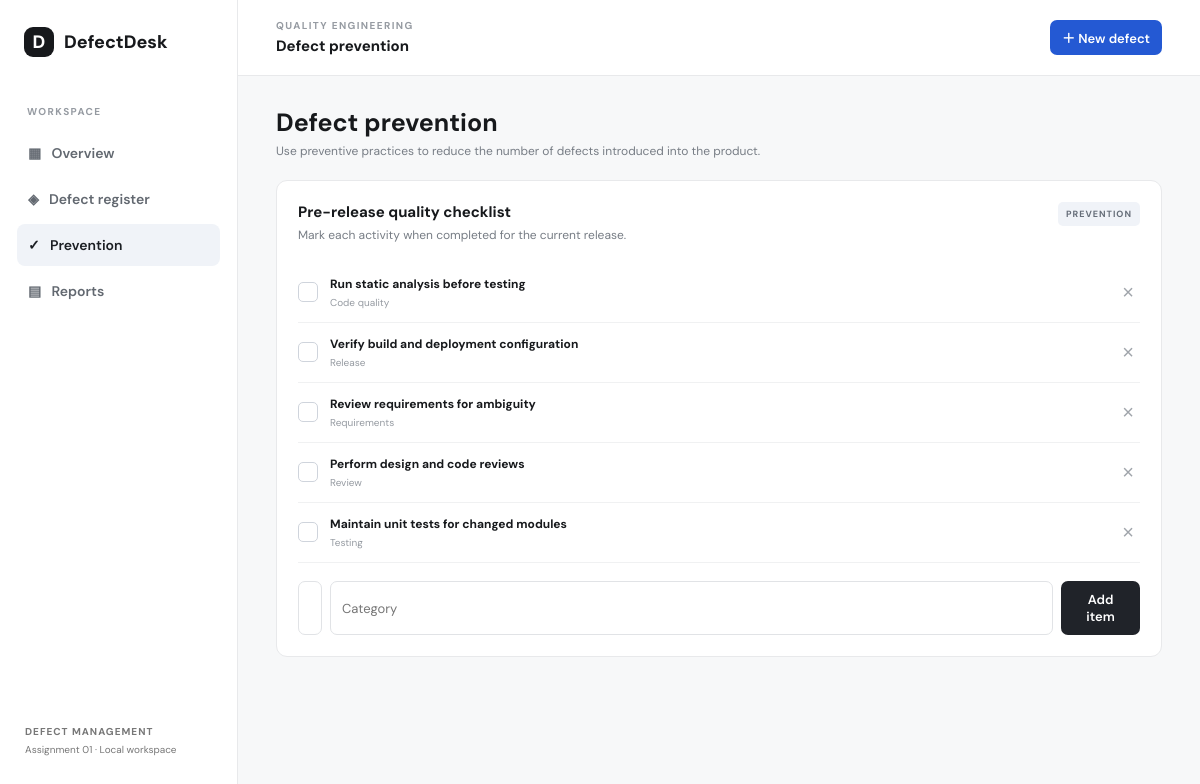
Screenshot of /prevention with the database file from the repository.
### tables this page shows
CREATE TABLE prevention (
            id INTEGER PRIMARY KEY AUTOINCREMENT,
            item TEXT NOT NULL, category TEXT NOT NULL,
            completed INTEGER NOT NULL DEFAULT 0, note TEXT DEFAULT '',
            created_at TEXT NOT NULL
        );

### app.py (the view, shortened to what this page needs)
@app.route('/prevention', methods=['GET','POST'])
def prevention():
    with db() as con:
        items=con.execute('SELECT * FROM prevention ORDER BY category,id').fetchall()
    return render_template('prevention.html', items=items)

### app.py (called while the page is built)
def db():
    con = sqlite3.connect(DB)
    con.row_factory = sqlite3.Row
    con.execute('PRAGMA foreign_keys = ON')
    return con

### templates/prevention.html
{% extends 'base.html' %}{% block title %}Prevention · DefectDesk{% endblock %}{% block page_heading %}Defect prevention{% endblock %}{% block content %}<div class="page-intro"><div><h1>Defect prevention</h1><p>Use preventive practices to reduce the number of defects introduced into the product.</p></div></div><div class="panel"><div class="panel-head"><div><h2>Pre-release quality checklist</h2><p>Mark each activity when completed for the current release.</p></div><span class="tag">PREVENTION</span></div>{% for item in items %}<div class="check-row"><form method="post"><input type="hidden" name="action" value="toggle"><input type="hidden" name="id" value="{{ item.id }}"><button class="check {{ 'checked' if item.completed else '' }}" aria-label="Toggle completed">{{ '✓' if item.completed else '' }}</button></form><div class="check-text {{ 'done' if item.completed else '' }}"><b>{{ item.item }}</b><small>{{ item.category }}</small></div><form method="post"><input type="hidden" name="action" value="delete"><input type="hidden" name="id" value="{{ item.id }}"><button class="icon-button" title="Delete">×</button></form></div>{% endfor %}<form method="post" class="add-check"><input type="hidden" name="action" value="add"><input name="item" required placeholder="Add a prevention activity"><input name="category" placeholder="Category"><button class="button dark">Add item</button></form></div>{% endblock %}

### templates/base.html (shortened to what this page needs)
<!doctype html><html lang="en"><head><link rel="stylesheet" href="{{ url_for('static',filename='style.css') }}"></head><body>
<aside class="sidebar"><div class="brand"><span class="brand-mark">D</span><span>DefectDesk</span></div><div class="nav-label">WORKSPACE</div><a href="{{ url_for('dashboard') }}" class="{{ 'active' if request.endpoint=='dashboard' else '' }}">▦ &nbsp; Overview</a><a href="{{ url_for('defects') }}" class="{{ 'active' if request.endpoint in ['defects','new_defect','defect_detail'] else '' }}">◈ &nbsp; Defect register</a><a href="{{ url_for('prevention') }}" class="{{ 'active' if request.endpoint=='prevention' else '' }}">✓ &nbsp; Prevention</a><a href="{{ url_for('reports') }}" class="{{ 'active' if request.endpoint=='reports' else '' }}">▤ &nbsp; Reports</a><div class="sidebar-foot">DEFECT MANAGEMENT<br><span>Assignment 01 · Local workspace</span></div></aside>
<main class="main"><header class="topbar"><div><span class="eyebrow">QUALITY ENGINEERING</span><strong>{% block page_heading %}{% endblock %}</strong></div><a class="button primary small" href="{{ url_for('new_defect') }}">＋ New defect</a></header><section class="content">{% block content %}{% endblock %}</section></main></body></html>

### static/style.css (style rules this page uses)
:root { --ink:#17191c;--muted:#777d85;--line:#e8e9eb;--paper:#f7f8f9;--blue:#2459d3;--blue2:#eaf0ff;--green:#16845b;--red:#c43d45 }
* { box-sizing:border-box }
body { margin:0;background:var(--paper);color:var(--ink);font:14px 'DM Sans',Arial,sans-serif }
.sidebar { width:238px;position:fixed;inset:0 auto 0 0;background:#fff;border-right:1px solid var(--line);padding:27px 17px;display:flex;flex-direction:column }
.brand { display:flex;align-items:center;gap:10px;font-size:18px;font-weight:800;margin:0 0 48px 7px }
.brand-mark { width:30px;height:30px;border-radius:9px;background:#17191c;color:white;display:grid;place-items:center }
.nav-label,.eyebrow { font-size:10px;letter-spacing:1.4px;font-weight:700;color:#969ba2 }
.nav-label { padding:0 10px 12px }
.sidebar>a { padding:12px 11px;text-decoration:none;color:#626870;border-radius:8px;margin:2px 0;font-weight:600 }
.sidebar>a.active,.sidebar>a:hover { background:#f0f3f8;color:#1b1e23 }
.sidebar-foot { margin-top:auto;padding:14px 8px;color:#777;font-size:10px;line-height:1.8;letter-spacing:1px;font-weight:700 }
.sidebar-foot span { letter-spacing:0;font-weight:400 }
.main { margin-left:238px;min-height:100vh }
.topbar { height:76px;background:#fff;border-bottom:1px solid var(--line);display:flex;align-items:center;justify-content:space-between;padding:0 38px }
.topbar>div { display:flex;flex-direction:column;gap:4px }
.topbar strong { font-size:15px }
.content { max-width:1440px;margin:auto;padding:30px 38px 60px }
.button { display:inline-flex;align-items:center;justify-content:center;border:0;border-radius:7px;padding:10px 15px;text-decoration:none;font:600 13px 'DM Sans',sans-serif;cursor:pointer }
.primary { background:var(--blue);color:#fff }
.dark { background:#202329;color:#fff }
.small { padding:8px 12px }
.stat,.panel { background:#fff;border:1px solid var(--line);border-radius:11px }
.panel { padding:21px;margin-bottom:17px }
.panel h2 { font-size:15px;margin:0 0 5px }
.panel-head { display:flex;justify-content:space-between;align-items:flex-start;margin-bottom:20px }
.panel-head p,.page-intro p { color:var(--muted);font-size:12px;margin:4px 0 0 }
.tag { font-size:9px;letter-spacing:1px;font-weight:700;background:#f0f3f8;color:#656d78;padding:6px 8px;border-radius:5px }
.page-intro { display:flex;justify-content:space-between;align-items:center;margin-bottom:21px }
.page-intro h1 { font-size:25px;margin:0 }
.filters input,.filters select,input,textarea,select { font:13px 'DM Sans',sans-serif;border:1px solid #e1e3e6;border-radius:7px;padding:10px 11px;background:#fff;color:#24272c;outline:none;width:100% }
.check-row { display:flex;align-items:center;gap:12px;padding:13px 0;border-bottom:1px solid #f0f1f2 }
.check { width:20px;height:20px;border:1px solid #cfd4dc;border-radius:5px;background:#fff;color:white;cursor:pointer }
.check-text { display:flex;flex-direction:column;gap:4px;flex:1 }
.check-text b { font-size:12px }
.check-text small { font-size:10px;color:#969ba2 }
.icon-button { border:0;background:none;color:#a0a5ab;font-size:20px;cursor:pointer }
.add-check { display:flex;gap:8px;margin-top:18px }
.add-check input:nth-of-type(2) { flex:1 }

### rows the page displays
prevention: completed 0 (drawn), item "Run static analysis before testing", category "Code quality"
prevention: completed 0 (drawn), item "Verify build and deployment configuration", category "Release"
prevention: completed 0 (drawn), item "Review requirements for ambiguity", category "Requirements"
prevention: completed 0 (drawn), item "Perform design and code reviews", category "Review"
prevention: completed 0 (drawn), item "Maintain unit tests for changed modules", category "Testing"
